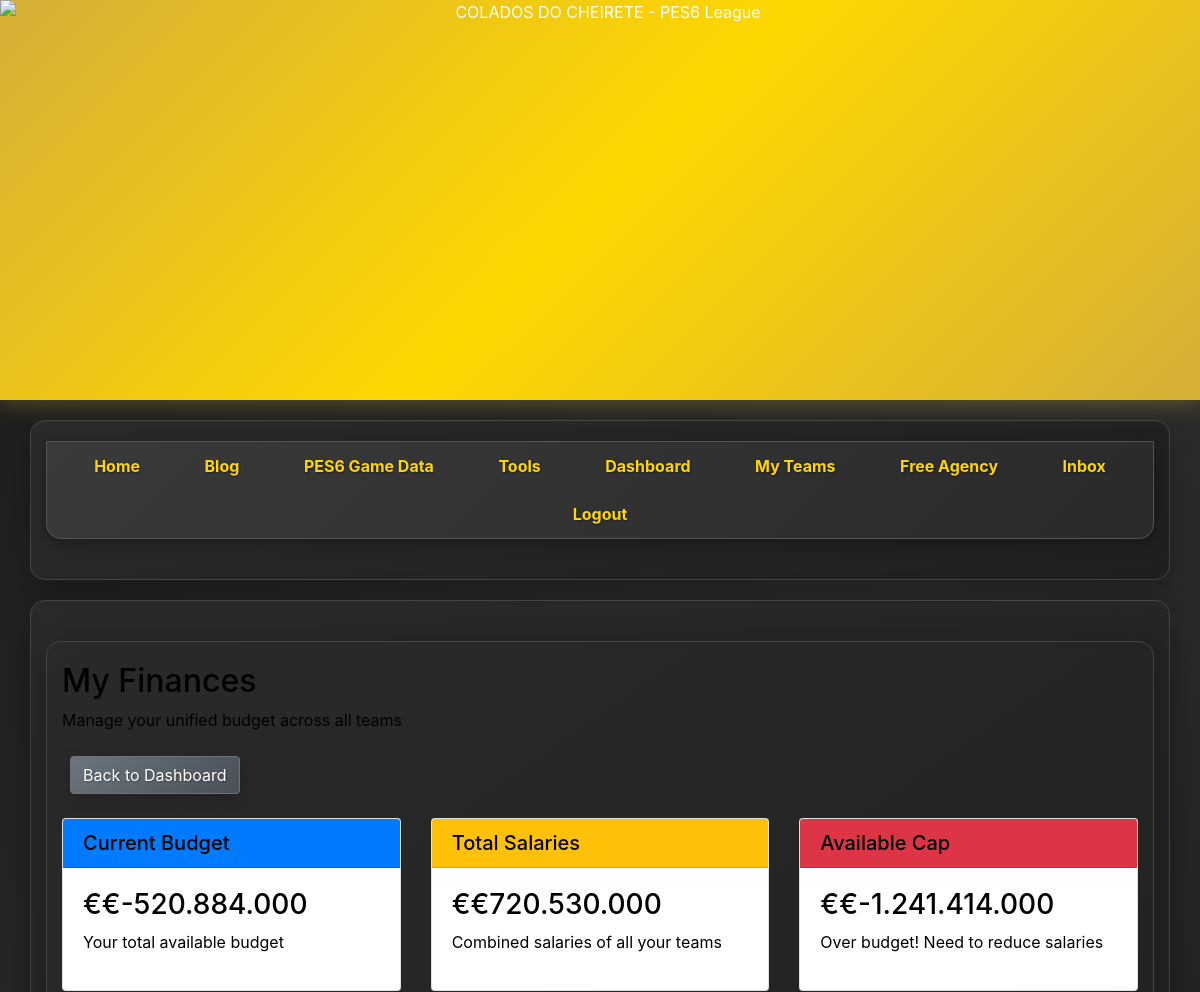
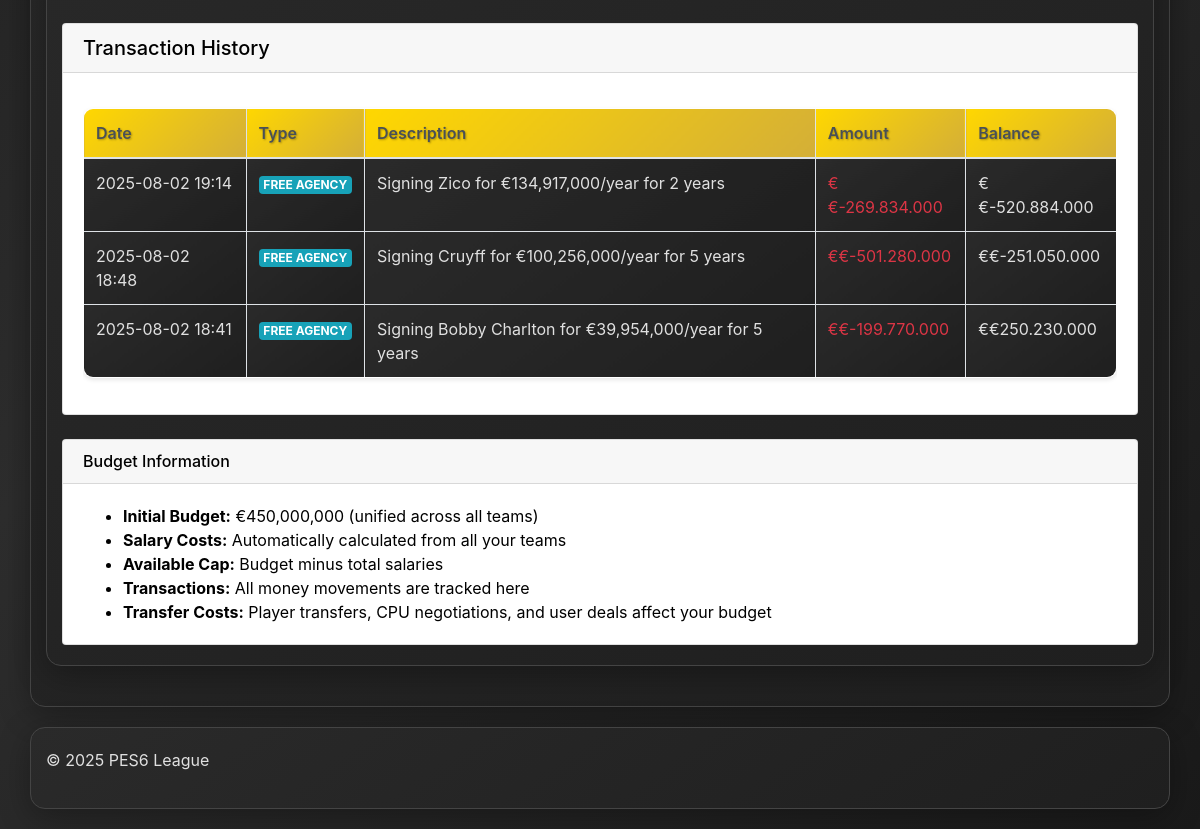
The page /finances (signed in) on the database its author committed (2 pictures, top to bottom).
### tables this page shows
CREATE TABLE user_budgets (
    user_id INTEGER PRIMARY KEY,
    budget INTEGER DEFAULT 450000000,
    created_at TIMESTAMP DEFAULT CURRENT_TIMESTAMP,
    updated_at TIMESTAMP DEFAULT CURRENT_TIMESTAMP,
    FOREIGN KEY (user_id) REFERENCES users(id) ON DELETE CASCADE
);

CREATE TABLE user_movements (
    id INTEGER PRIMARY KEY AUTOINCREMENT,
    user_id INTEGER NOT NULL,
    type TEXT NOT NULL,
    description TEXT NOT NULL,
    amount INTEGER NOT NULL,
    balance_after INTEGER NOT NULL,
    created_at TIMESTAMP DEFAULT CURRENT_TIMESTAMP,
    FOREIGN KEY (user_id) REFERENCES users(id) ON DELETE CASCADE
);

### app.py (the view)
@app.route('/finances')
@login_required
def finances():
    current_budget = get_user_budget(current_user.id)
    cur = db_helper.get_cursor()
    cur.execute("""
        SELECT COALESCE(SUM(p.salary), 0) as total_salaries
        FROM players p
        JOIN team_players tp ON p.id = tp.player_id
        JOIN league_teams lt ON tp.team_id = lt.id
        WHERE lt.user_id = ?
    """, (current_user.id,))
    salary_result = cur.fetchone()
    total_salaries = salary_result['total_salaries'] if salary_result else 0
    available_cap = current_budget - total_salaries
    cur.execute("""
        SELECT type, description, amount, balance_after, created_at
        FROM user_movements
        WHERE user_id = ?
        ORDER BY created_at DESC
        LIMIT 50
    """, (current_user.id,))
    movements_raw = cur.fetchall()
    movements = []
    for movement in movements_raw:
        movement_dict = dict(movement)
        if movement_dict['created_at']:
            try:
                movement_dict['created_at'] = datetime.fromisoformat(movement_dict['created_at'].replace('Z', '+00:00'))
            except:
                pass
        if movement_dict['type'] == 'Transfer Out':
            movement_dict['type_color'] = 'danger'
        elif movement_dict['type'] == 'Transfer In':
            movement_dict['type_color'] = 'success'
        elif movement_dict['type'] == 'CPU Negotiation':
            movement_dict['type_color'] = 'warning'
        elif movement_dict['type'] == 'User Deal':
            movement_dict['type_color'] = 'info'
        elif movement_dict['type'] == 'Free Agency':
            movement_dict['type_color'] = 'info'
        else:
            movement_dict['type_color'] = 'secondary'
        movements.append(movement_dict)
    cur.close()
    return render_template('finances.html',
                         current_budget=current_budget,
                         total_salaries=total_salaries,
                         available_cap=available_cap,
                         movements=movements)

### app.py (called while the page is built)
@login_manager.user_loader
def load_user(user_id):
    return User.get(user_id)

@app.template_filter('format_currency')
def format_currency_filter(value):
    if isinstance(value, (int, float)):
        return f"€{value:,.0f}".replace(",", "X").replace(".", ",").replace("X", ".")
    return value

def get_unread_count(user_id):
    cur = db_helper.get_cursor()
    try:
        cur.execute("SELECT COUNT(*) as count FROM messages WHERE receiver_id = ?", (user_id,))
        message_count = cur.fetchone()['count']
        cur.execute("SELECT COUNT(*) as count FROM offers WHERE receiver_id = ? AND status = 'pending'", (user_id,))
        offer_count = cur.fetchone()['count']
        return message_count + offer_count
    except Exception as e:
        app.logger.error(f"Error getting unread count: {e}")
        return 0
    finally:
        cur.close()

@app.context_processor
def inject_unread_count():
    if current_user.is_authenticated:
        return {'get_unread_count': get_unread_count}
    return {'get_unread_count': lambda x: 0}

def get_user_budget(user_id):
    cur = db_helper.get_cursor()
    cur.execute("SELECT budget FROM user_budgets WHERE user_id = ?", (user_id,))
    budget_row = cur.fetchone()
    cur.close()
    return budget_row['budget'] if budget_row else 450000000

    @staticmethod
    def get(user_id):
        cur = db_helper.get_cursor()
        cur.execute("SELECT id, username, email FROM users WHERE id = ?", (user_id,))
        user_data = cur.fetchone()
        cur.close()
        if user_data:
            return User(user_data[0], user_data[1], user_data[2])
        return None

### db_helper.py (called while the page is built)
def get_connection():
    if 'db_conn' not in g:
        g.db_conn = sqlite3.connect(DATABASE)
        g.db_conn.row_factory = sqlite3.Row
        g.db_conn.execute('PRAGMA foreign_keys = ON;')
    return g.db_conn

def get_cursor():
    return get_connection().cursor()

def close_connection(e=None):
    db_conn = g.pop('db_conn', None)
    if db_conn is not None:
        db_conn.close()

### templates/finances.html (shortened to what this page needs)
{% extends "base.html" %}
{% block content %}
<div class="container finances-page">
    <div class="row">
        <div class="col-12">
            <h2 style="color: white;">My Finances</h2>
            <p style="color: white;">Manage your unified budget across all teams</p>
            <div class="mb-3">
                <a href="{{ url_for('dashboard') }}" class="btn btn-secondary">
                     Back to Dashboard
                </a>
            </div>
        </div>
    </div>
    <div class="row">
        <div class="col-md-4">
            <div class="card">
                <div class="card-header bg-primary text-white">
                    <h5 class="card-title mb-0">
                         Current Budget
                    </h5>
                </div>
                <div class="card-body">
                    <h3 class="text-primary">€{{ current_budget|format_currency }}</h3>
                    <p class="text-muted">Your total available budget</p>
                </div>
            </div>
        </div>
        <div class="col-md-4">
            <div class="card">
                <div class="card-header bg-warning text-dark">
                    <h5 class="card-title mb-0">
                         Total Salaries
                    </h5>
                </div>
                <div class="card-body">
                    <h3 class="text-warning">€{{ total_salaries|format_currency }}</h3>
                    <p class="text-muted">Combined salaries of all your teams</p>
                </div>
            </div>
        </div>
        <div class="col-md-4">
            <div class="card">
                <div class="card-header {% if available_cap >= 0 %}bg-success{% else %}bg-danger{% endif %} text-white">
                    <h5 class="card-title mb-0">
                         Available Cap
                    </h5>
                </div>
                <div class="card-body">
                    <h3 class="{% if available_cap >= 0 %}text-success{% else %}text-danger{% endif %}">
                        €{{ available_cap|format_currency }}
                    </h3>
                    <p class="text-muted">
                        {% if available_cap >= 0 %}
                            Budget remaining for transfers
                        {% else %}
                            Over budget! Need to reduce salaries
                        {% endif %}
                    </p>
                </div>
            </div>
        </div>
    </div>
    <div class="row mt-4">
        <div class="col-12">
            <div class="card">
                <div class="card-header">
                    <h5 class="card-title mb-0">
                         Transaction History
                    </h5>
                </div>
                <div class="card-body">
                    {% if movements %}
                        <div class="table-responsive">
                            <table class="table table-striped">
                                <thead>
                                    <tr>
                                        <th>Date</th>
                                        <th>Type</th>
                                        <th>Description</th>
                                        <th>Amount</th>
                                        <th>Balance</th>
                                    </tr>
                                </thead>
                                <tbody>
                                    {% for movement in movements %}
                                        <tr>
                                            <td>{{ movement.created_at.strftime('%Y-%m-%d %H:%M') }}</td>
                                            <td>
                                                <span class="badge badge-{{ movement.type_color }}">
                                                    {{ movement.type }}
                                                </span>
                                            </td>
                                            <td>{{ movement.description }}</td>
                                            <td class="{% if movement.amount > 0 %}text-success{% else %}text-danger{% endif %}">
                                                {% if movement.amount > 0 %}+{% endif %}€{{ movement.amount|format_currency }}
                                            </td>
                                            <td>€{{ movement.balance_after|format_currency }}</td>
                                        </tr>
                                    {% endfor %}
                                </tbody>
                            </table>
                        </div>
                    {% else %}
                        <p class="text-muted text-center">No transactions yet.</p>
                    {% endif %}
                </div>
            </div>
        </div>
    </div>
    <div class="row mt-4">
        <div class="col-12">
            <div class="card">
                <div class="card-header">
                    <h6 class="card-title mb-0">
                         Budget Information
                    </h6>
                </div>
                <div class="card-body">
                    <ul class="mb-0">
                        <li><strong>Initial Budget:</strong> €450,000,000 (unified across all teams)</li>
                        <li><strong>Salary Costs:</strong> Automatically calculated from all your teams</li>
                        <li><strong>Available Cap:</strong> Budget minus total salaries</li>
                        <li><strong>Transactions:</strong> All money movements are tracked here</li>
                        <li><strong>Transfer Costs:</strong> Player transfers, CPU negotiations, and user deals affect your budget</li>
                    </ul>
                </div>
            </div>
        </div>
    </div>
</div>
{% endblock %}

### static/css/style.css (style rules this page uses)
body { font-family: 'Arial', sans-serif; margin: 0; padding: 0; background: linear-gradient(135deg, #1a1a1a 0%, #2d2d2d 50%, #1a1a1a 100%); color: #e0e0e0; min-height: 100vh; }
.container { width: 80%; margin: 20px auto; background: linear-gradient(145deg, #2a2a2a, #1f1f1f); padding: 20px; box-shadow: 0 8px 32px rgba(0, 0, 0, 0.3); border-radius: 15px; border: 1px solid #444; color: #e0e0e0; }
table { width: 100%; border-collapse: collapse; margin-top: 15px; border-radius: 10px; overflow: hidden; box-shadow: 0 4px 15px rgba(0, 0, 0, 0.3); }
table, th, td { border: 1px solid #444; }
th, td { padding: 12px; text-align: left; }
th { background: linear-gradient(135deg, #ffd700 0%, #d4af37 100%); color: #1a1a1a; font-weight: bold; text-shadow: 1px 1px 2px rgba(0, 0, 0, 0.3); }
td { background: linear-gradient(145deg, #2a2a2a, #1f1f1f); color: #e0e0e0; }
.btn { display: inline-block; padding: 12px 24px; margin: 8px; border: 2px solid transparent; border-radius: 25px; text-decoration: none; cursor: pointer; font-size: 14px; font-weight: bold; transition: all 0.3s ease; text-shadow: 1px 1px 2px rgba(0, 0, 0, 0.3); box-shadow: 0 4px 15px rgba(0, 0, 0, 0.2); position: relative; overflow: hidden; }
.btn:before { content: ''; position: absolute; top: 0; left: -100%; width: 100%; height: 100%; background: linear-gradient(90deg, transparent, rgba(255, 255, 255, 0.2), transparent); transition: left 0.5s; }
.btn-secondary { background: linear-gradient(135deg, #6c757d 0%, #495057 100%); color: white; border-color: #5a6268; }
.badge { display: inline-block; padding: 4px 8px; font-size: 12px; font-weight: bold; border-radius: 4px; text-transform: uppercase; }
table { width: 100%; border-collapse: collapse; margin-top: 15px; background-color: #fff; box-shadow: 0 2px 4px rgba(0,0,0,0.1); }
table, th, td { border: 1px solid #dee2e6; }
th, td { padding: 12px 8px; text-align: left; vertical-align: middle; }
th { background-color: #f8f9fa; font-weight: 600; color: #495057; }
.card-title { color: #000000 !important; }
.card-header h5 { color: #000000 !important; }
.card-header .card-title { color: #000000 !important; }
.finances-page h2, .finances-page h3, .finances-page h5, .finances-page h6 { color: #000000 !important; }
.finances-page p { color: #000000 !important; }
.finances-page .text-muted { color: #000000 !important; }
.finances-page .card-title { color: #000000 !important; }
.finances-page .card-header h5, .finances-page .card-header h6 { color: #000000 !important; }
.finances-page .card-body p { color: #000000 !important; }
.finances-page .card-body ul li { color: #000000 !important; }

### rows shown on the page
user_budgets: budget "€-520.884.000"
user_movements: created_at "2025-08-02 19:14", type "FREE AGENCY", description "Signing Zico for €134,917,000/year for 2 years", amount "€-269.834.000", balance_after "€-520.884.000"
user_movements: created_at "2025-08-02 18:48", type "FREE AGENCY", description "Signing Cruyff for €100,256,000/year for 5 years", amount "€-501.280.000", balance_after "€-251.050.000"
user_movements: created_at "2025-08-02 18:41", type "FREE AGENCY", description "Signing Bobby Charlton for €39,954,000/year for 5 years", amount "€-199.770.000", balance_after "€250.230.000"

### other values the page prints
{{ total_salaries|format_currency }} "€720.530.000"
{{ available_cap|format_currency }} "€-1.241.414.000"
